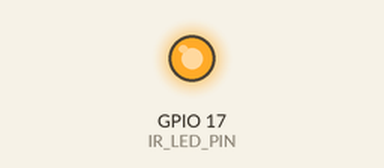
This program was run on a simulated Raspberry Pi (BCM pin numbers). Parts: output pins drawn as LEDs (lit = HIGH). What the program prints to the terminal is not drawn. At 30.0 s the program stops and its outputs stay as they are.

Above: at 0.1 s.
At 30.1 s:
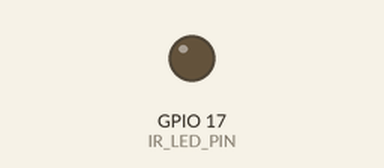
Timing chart, 0 to 31.5 s (numbered marks = the images above):
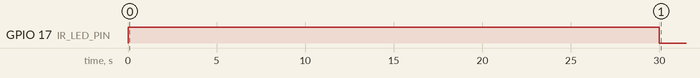

Measured:
- by itself, GPIO 17 (IR_LED_PIN): LOW → HIGH at 0.00 s, → LOW 30.0 s later

The program:

ir_camera-test.py
```python
import RPi.GPIO as GPIO
import time

IR_LED_PIN = 17  # Check your camera's documentation if it has this feature

GPIO.setmode(GPIO.BCM)
GPIO.setup(IR_LED_PIN, GPIO.OUT)

print("Turning on IR LEDs...")
GPIO.output(IR_LED_PIN, GPIO.HIGH)
time.sleep(30)  # Leave it on for 30 seconds to test
GPIO.output(IR_LED_PIN, GPIO.LOW)
GPIO.cleanup()
```
